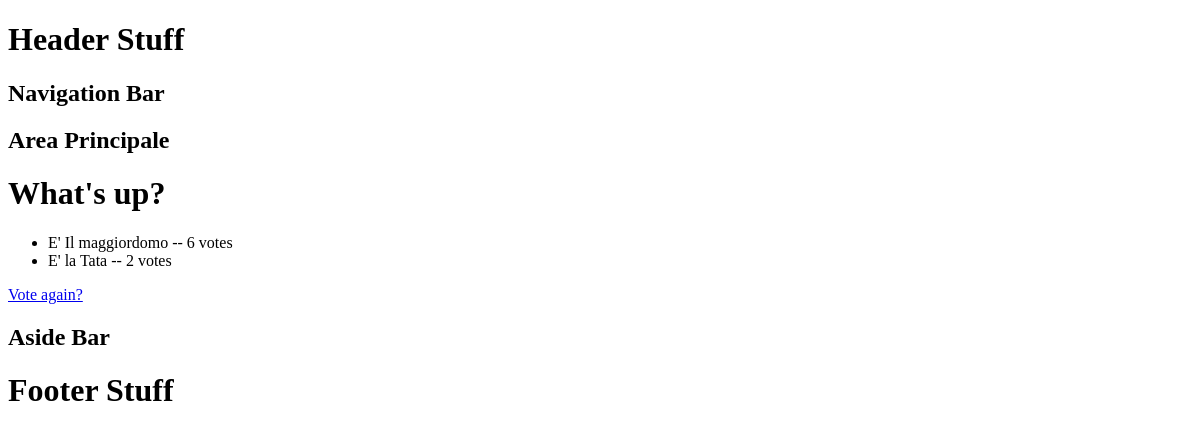
The app's page /pollsapp/1/results/, older data.
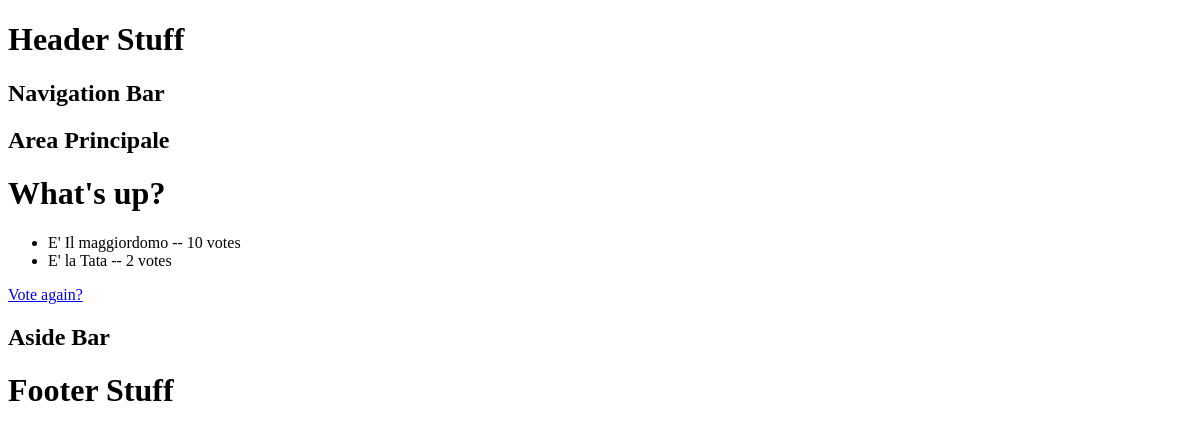
The same page, newer data.
### pollsapp/models.py (models this page shows, shortened)
class Choice(models.Model):
    question = models.ForeignKey(Question, on_delete=models.CASCADE)
    choice_text = models.CharField(max_length=200)
    votes = models.IntegerField(default=0)

### pollsapp/views.py (the view)
# urls.py: path('<int:pk>/results/', views.ResultsView.as_view(), name='results'),
class ResultsView(generic.DetailView):
    model = Question
    template_name = 'pollsapp/results.html'

### pollsapp/templates/pollsapp/results.html
{% extends "pollsapp/base.html" %}
{% block content %}
<h1>{{ question.question_text }}</h1>
<ul>
{% for choice in question.choice_set.all %}
    <li>{{ choice.choice_text }} -- {{ choice.votes }} vote{{ choice.votes|pluralize }}</li>
{% endfor %}
</ul>
<a href="{% url 'pollsapp:detail' question.id %}">Vote again?</a>
{% endblock content %}

Row changes from the older to the newer data that the page shows:
changed Choice "E' Il maggiordomo": votes "6" → "10"
